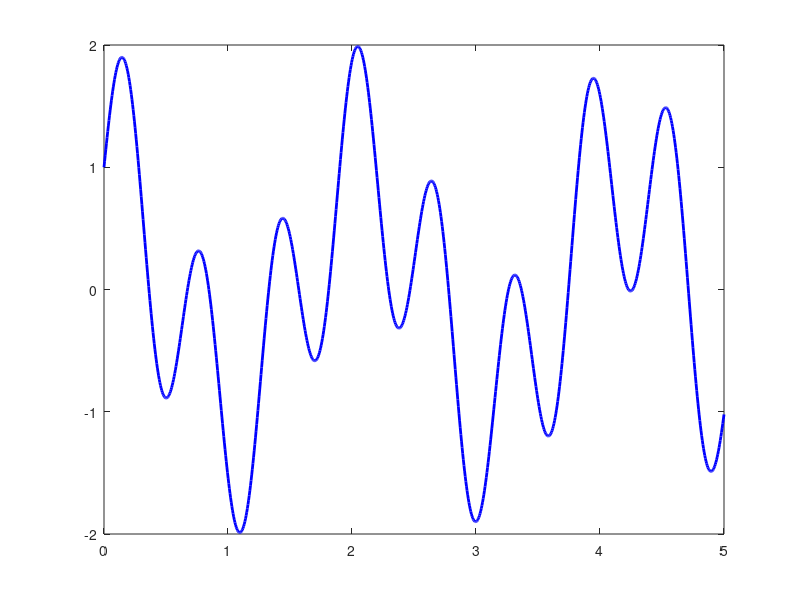

This chart was generated by the following MATLAB code: (Note: this script raises an error after producing the figure.)
% =========================================================
%  LAB 2 – Problem 2: Bisection Method
%  Finds a root of f(x) = sin(10x) + cos(3x).
%  The function is plotted first so the user can identify
%  a valid sign-change bracket before entering xl and xu.
%  Stopping criterion: ea < 0.01%
% =========================================================
clc; clear; close all;

%% ===== PROBLEM DEFINITION =====
f   = @(x) sin(10*x) + cos(3*x);
tol = 0.0001;
max_iter = 100;

%% ===== PLOT FUNCTION TO IDENTIFY BRACKET =====
x_plot = linspace(0, 5, 1000);
figure;
plot(x_plot, f(x_plot), 'b-', 'LineWidth', 2);  hold on;
yline(0, 'k--');
xlabel('x');  ylabel('f(x)');
title('f(x) = sin(10x) + cos(3x)  –  Identify a sign-change interval');
grid on;

%% ===== USER INPUT FOR BRACKET =====
xl = input('Enter lower bracket xl: ');
xu = input('Enter upper bracket xu: ');

if f(xl)*f(xu) >= 0
    error('No sign change in the given interval.');
end

%% ===== BISECTION ITERATION =====
xr_old    = xl;
ea        = inf;
roots_arr = [];
ea_arr    = [];
iter      = 0;

while ea > tol && iter < max_iter
    iter = iter + 1;
    xr   = (xl + xu) / 2;

    if iter > 1
        ea = abs((xr - xr_old) / xr) * 100;
    end

    roots_arr(end+1) = xr;
    ea_arr(end+1)    = ea;

    fprintf('Iter %2d: xr = %.6f,  ea = %.4f%%\n', iter, xr, ea);

    if f(xl)*f(xr) < 0
        xu = xr;
    elseif f(xr)*f(xu) < 0
        xl = xr;
    else
        ea = 0;  break;
    end
    xr_old = xr;
end

fprintf('\nRoot: x = %.6f  (after %d iterations)\n', xr, iter);

%% ===== OVERLAY ITERATION POINTS ON EXISTING FIGURE =====
figure(1);
for k = 1:length(roots_arr)
    plot(roots_arr(k), f(roots_arr(k)), 'ro', ...
         'MarkerFaceColor', 'r', 'MarkerSize', 6);
    text(roots_arr(k), f(roots_arr(k)) + 0.06, num2str(k), ...
         'FontSize', 7, 'HorizontalAlignment', 'center', 'Color', 'r');
end
title('Bisection on f(x) = sin(10x) + cos(3x) – Iteration markers');

%% ===== CONVERGENCE PLOT =====
figure;
semilogy(2:length(ea_arr), ea_arr(2:end), 's-', 'LineWidth', 1.5, ...
         'MarkerFaceColor', 'b');
xlabel('Iteration');  ylabel('Approximate % Relative Error');
title('Bisection Convergence – sin(10x)+cos(3x)');
grid on;
